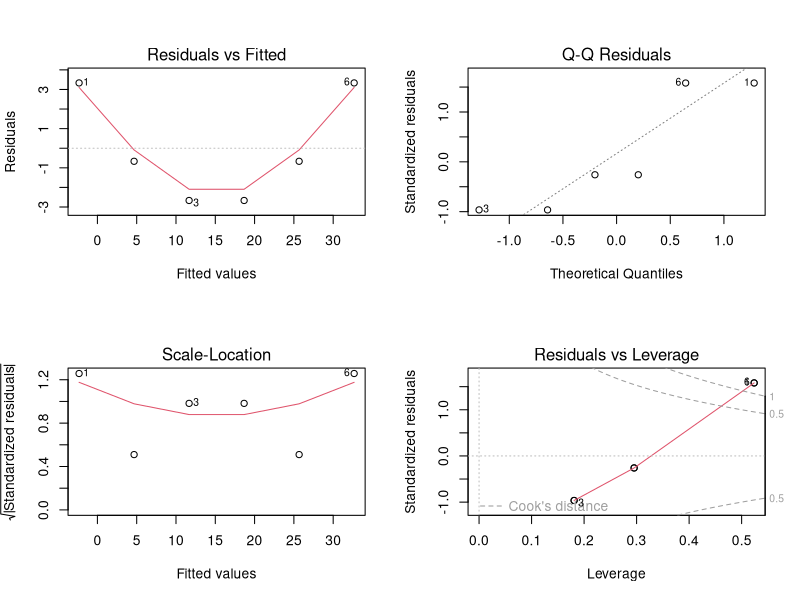
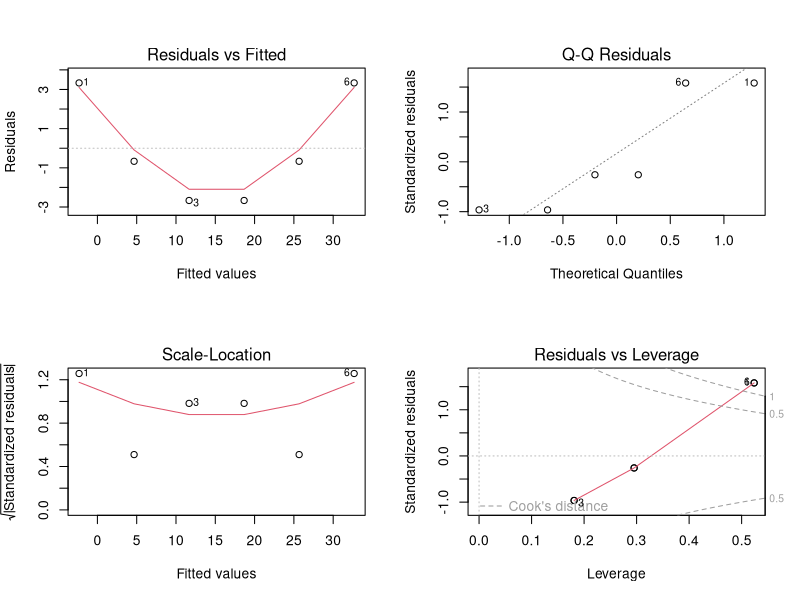

Write R code to recreate these figures, in order.
#!/usr/bin/Rscript

# R (http://www.r-project.org/) script
# from https://en.wikipedia.org/wiki/R_(programming_language)#Basic_syntax

x <- 1:6              # Create vector.
y <- x^2              # Create vector by formula.

print(y)              # Print the vector’s contents.

mean(y)               # Arithmetic mean of vector.

var(y)                # Sample variance of vector.

model <- lm(y ~ x)    # Linear regression model y = A + B * x.

print(model)          # Print the model’s results.

summary(model)        # Display an in-depth summary of the model.

png("out/model.png")  # Specify the png output file name
par(mfrow = c(2, 2))  # Create a 2 by 2 layout for figures.
plot(model)           # Plot diagnostic plots of the model.

pdf("out/model.pdf")  # Specify the pdf output file name
par(mfrow = c(2, 2))  # Create a 2 by 2 layout for figures.
plot(model)           # Plot diagnostic plots of the model.
